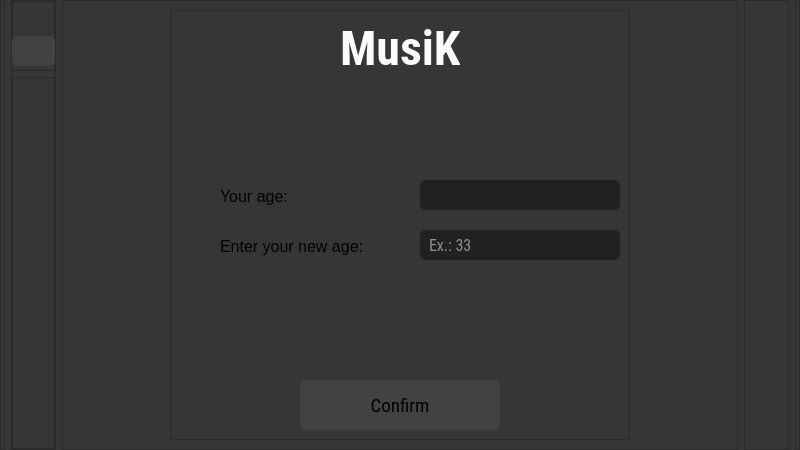
<?xml version="1.0" encoding="UTF-8"?>
<ui version="4.0">
 <class>Dialog</class>
 <widget class="QDialog" name="Dialog">
  <property name="geometry">
   <rect>
    <x>0</x>
    <y>0</y>
    <width>800</width>
    <height>450</height>
   </rect>
  </property>
  <property name="minimumSize">
   <size>
    <width>800</width>
    <height>450</height>
   </size>
  </property>
  <property name="windowTitle">
   <string>Musik</string>
  </property>
  <property name="styleSheet">
   <string notr="true">background-color: rgb(54, 54, 54);</string>
  </property>
  <layout class="QHBoxLayout" name="horizontalLayout">
   <property name="leftMargin">
    <number>0</number>
   </property>
   <property name="topMargin">
    <number>0</number>
   </property>
   <property name="rightMargin">
    <number>0</number>
   </property>
   <property name="bottomMargin">
    <number>0</number>
   </property>
   <item>
    <widget class="QFrame" name="frame">
     <property name="maximumSize">
      <size>
       <width>5</width>
       <height>16777215</height>
      </size>
     </property>
     <property name="frameShape">
      <enum>QFrame::StyledPanel</enum>
     </property>
     <property name="frameShadow">
      <enum>QFrame::Raised</enum>
     </property>
    </widget>
   </item>
   <item>
    <widget class="QFrame" name="frame_5">
     <property name="maximumSize">
      <size>
       <width>45</width>
       <height>16777215</height>
      </size>
     </property>
     <property name="frameShape">
      <enum>QFrame::StyledPanel</enum>
     </property>
     <property name="frameShadow">
      <enum>QFrame::Raised</enum>
     </property>
     <layout class="QVBoxLayout" name="verticalLayout">
      <property name="leftMargin">
       <number>0</number>
      </property>
      <property name="topMargin">
       <number>0</number>
      </property>
      <property name="rightMargin">
       <number>0</number>
      </property>
      <property name="bottomMargin">
       <number>0</number>
      </property>
      <item>
       <widget class="QFrame" name="frame_7">
        <property name="maximumSize">
         <size>
          <width>45</width>
          <height>70</height>
         </size>
        </property>
        <property name="frameShape">
         <enum>QFrame::StyledPanel</enum>
        </property>
        <property name="frameShadow">
         <enum>QFrame::Raised</enum>
        </property>
        <widget class="QPushButton" name="back">
         <property name="geometry">
          <rect>
           <x>0</x>
           <y>35</y>
           <width>43</width>
           <height>30</height>
          </rect>
         </property>
         <property name="styleSheet">
          <string notr="true">background-image: url(&quot;:/newPrefix/back.png&quot;);
background-repeat: no-repeat;
background-position: center;
border-radius:5px;
background-color: rgb(66, 66, 66);</string>
         </property>
         <property name="text">
          <string/>
         </property>
        </widget>
       </widget>
      </item>
      <item>
       <widget class="QFrame" name="frame_8">
        <property name="frameShape">
         <enum>QFrame::StyledPanel</enum>
        </property>
        <property name="frameShadow">
         <enum>QFrame::Raised</enum>
        </property>
       </widget>
      </item>
     </layout>
    </widget>
   </item>
   <item>
    <widget class="QFrame" name="frame_2">
     <property name="frameShape">
      <enum>QFrame::StyledPanel</enum>
     </property>
     <property name="frameShadow">
      <enum>QFrame::Raised</enum>
     </property>
     <layout class="QHBoxLayout" name="horizontalLayout_2">
      <item>
       <widget class="QFrame" name="frame_4">
        <property name="maximumSize">
         <size>
          <width>460</width>
          <height>460</height>
         </size>
        </property>
        <property name="styleSheet">
         <string notr="true">background-color: rgb(54, 54, 54);</string>
        </property>
        <property name="frameShape">
         <enum>QFrame::StyledPanel</enum>
        </property>
        <property name="frameShadow">
         <enum>QFrame::Raised</enum>
        </property>
        <widget class="QLabel" name="label_2">
         <property name="geometry">
          <rect>
           <x>170</x>
           <y>10</y>
           <width>120</width>
           <height>58</height>
          </rect>
         </property>
         <property name="font">
          <font>
           <family>Roboto Condensed</family>
           <pointsize>60</pointsize>
           <weight>75</weight>
           <bold>true</bold>
          </font>
         </property>
         <property name="text">
          <string>&lt;html&gt;&lt;head/&gt;&lt;body&gt;&lt;p&gt;&lt;span style=&quot; font-size:36pt; color:#fafafa;&quot;&gt;MusiK&lt;/span&gt;&lt;/p&gt;&lt;/body&gt;&lt;/html&gt;</string>
         </property>
        </widget>
        <widget class="QLineEdit" name="newAge">
         <property name="geometry">
          <rect>
           <x>250</x>
           <y>220</y>
           <width>200</width>
           <height>30</height>
          </rect>
         </property>
         <property name="font">
          <font>
           <family>Roboto Condensed</family>
           <pointsize>12</pointsize>
          </font>
         </property>
         <property name="styleSheet">
          <string notr="true">
QLineEdit{
  border:2px solid rgb(33, 33, 33);
  border-radius:5px;
  padding:5px;
 background-color: rgb(33, 33, 33);
  color:rgb(250, 250, 250);
}
QLineEdit:focus{
  border:2px solid rgb(250,250,250);
}</string>
         </property>
         <property name="inputMask">
          <string/>
         </property>
         <property name="text">
          <string/>
         </property>
         <property name="frame">
          <bool>true</bool>
         </property>
         <property name="echoMode">
          <enum>QLineEdit::Normal</enum>
         </property>
         <property name="placeholderText">
          <string>Ex.: 33</string>
         </property>
        </widget>
        <widget class="QLabel" name="label_4">
         <property name="geometry">
          <rect>
           <x>50</x>
           <y>226</y>
           <width>161</width>
           <height>21</height>
          </rect>
         </property>
         <property name="font">
          <font>
           <pointsize>6</pointsize>
          </font>
         </property>
         <property name="text">
          <string>&lt;html&gt;&lt;head/&gt;&lt;body&gt;&lt;p&gt;&lt;span style=&quot; font-size:12pt;&quot;&gt;Enter your new age:&lt;/span&gt;&lt;/p&gt;&lt;/body&gt;&lt;/html&gt;</string>
         </property>
        </widget>
        <widget class="QPushButton" name="confirm">
         <property name="geometry">
          <rect>
           <x>130</x>
           <y>370</y>
           <width>200</width>
           <height>50</height>
          </rect>
         </property>
         <property name="font">
          <font>
           <family>Roboto Condensed</family>
           <pointsize>14</pointsize>
          </font>
         </property>
         <property name="styleSheet">
          <string notr="true">QPushButton{
border-radius:5px;
background-color: rgb(66, 66, 66);
}
QPushButton:pressed{
background-color:rgb(33, 33, 33);
color:rgb(250, 250, 250);
}</string>
         </property>
         <property name="text">
          <string>Confirm</string>
         </property>
        </widget>
        <widget class="QLabel" name="label_3">
         <property name="geometry">
          <rect>
           <x>50</x>
           <y>176</y>
           <width>121</width>
           <height>21</height>
          </rect>
         </property>
         <property name="font">
          <font>
           <pointsize>6</pointsize>
          </font>
         </property>
         <property name="text">
          <string>&lt;html&gt;&lt;head/&gt;&lt;body&gt;&lt;p&gt;&lt;span style=&quot; font-size:12pt;&quot;&gt;Your age:&lt;/span&gt;&lt;/p&gt;&lt;/body&gt;&lt;/html&gt;</string>
         </property>
        </widget>
        <widget class="QLabel" name="error">
         <property name="geometry">
          <rect>
           <x>120</x>
           <y>350</y>
           <width>201</width>
           <height>16</height>
          </rect>
         </property>
         <property name="styleSheet">
          <string notr="true">color: rgb(213, 0, 0);</string>
         </property>
         <property name="text">
          <string/>
         </property>
        </widget>
        <widget class="QLabel" name="oldAge">
         <property name="geometry">
          <rect>
           <x>250</x>
           <y>170</y>
           <width>200</width>
           <height>30</height>
          </rect>
         </property>
         <property name="font">
          <font>
           <family>Roboto Condensed</family>
           <pointsize>12</pointsize>
          </font>
         </property>
         <property name="styleSheet">
          <string notr="true">  border:2px solid rgb(33, 33, 33);
  border-radius:5px;
  padding:5px;
 background-color: rgb(33, 33, 33);
  color:rgb(141, 141, 141);
</string>
         </property>
         <property name="text">
          <string/>
         </property>
        </widget>
       </widget>
      </item>
     </layout>
    </widget>
   </item>
   <item>
    <widget class="QFrame" name="frame_6">
     <property name="maximumSize">
      <size>
       <width>45</width>
       <height>16777215</height>
      </size>
     </property>
     <property name="frameShape">
      <enum>QFrame::StyledPanel</enum>
     </property>
     <property name="frameShadow">
      <enum>QFrame::Raised</enum>
     </property>
    </widget>
   </item>
   <item>
    <widget class="QFrame" name="frame_3">
     <property name="maximumSize">
      <size>
       <width>5</width>
       <height>16777215</height>
      </size>
     </property>
     <property name="frameShape">
      <enum>QFrame::StyledPanel</enum>
     </property>
     <property name="frameShadow">
      <enum>QFrame::Raised</enum>
     </property>
    </widget>
   </item>
  </layout>
 </widget>
 <resources/>
 <connections/>
</ui>
